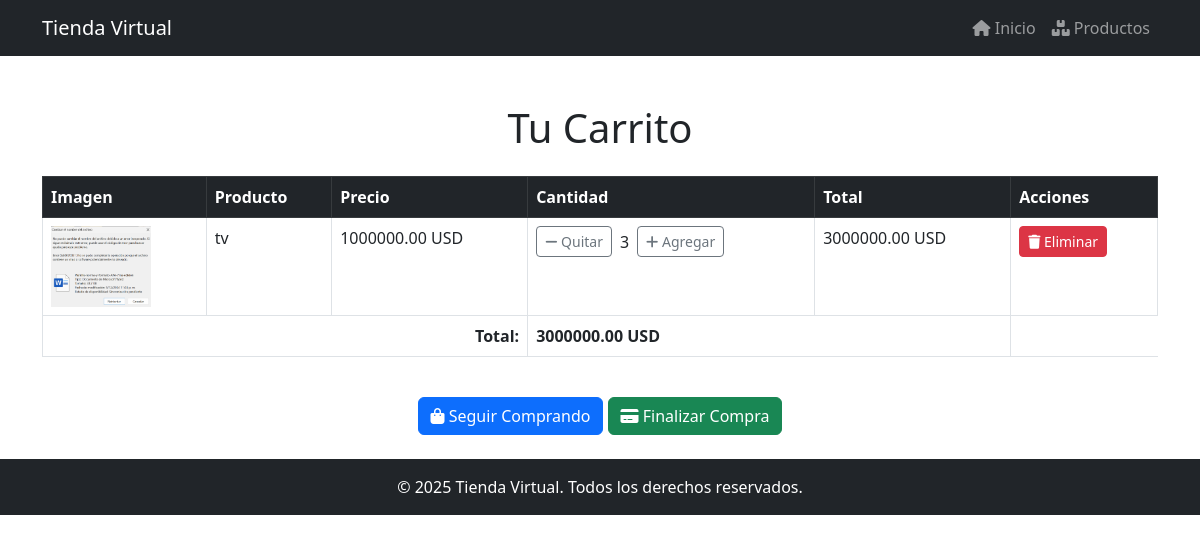
/carrito/ (signed in), run on an earlier commit of the app's database.
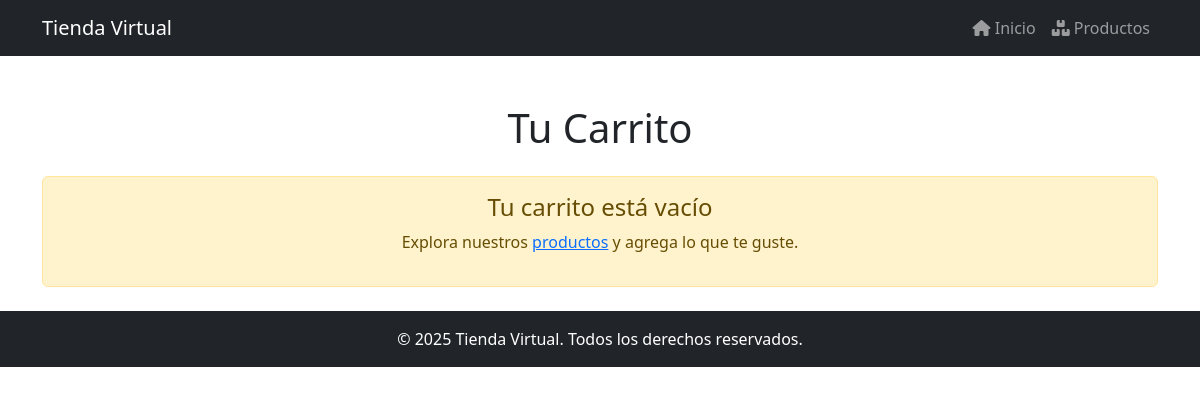
And on a later commit of the database.
### cuentas/models.py (models this page shows, shortened)
class CarritoItem(models.Model):
    usuario = models.ForeignKey(User, on_delete=models.CASCADE)
    producto = models.ForeignKey(Producto, on_delete=models.CASCADE)
    cantidad = models.PositiveIntegerField(default=1)
    def total_precio(self):
        return self.producto.precio * self.cantidad

class Producto(models.Model):
    nombre = models.CharField(max_length=200)
    descripcion = models.TextField()
    precio = models.DecimalField(max_digits=10, decimal_places=2)
    cantidad_stock = models.PositiveIntegerField()
    imagen = models.ImageField(upload_to='productos/')
    especificaciones = models.TextField()

### cuentas/views.py (the view)
# urls.py: path('carrito/', views.carrito, name='carrito'),
def carrito(request):
    if not request.user.is_authenticated:
        messages.error(request, "Debes iniciar sesión para ver tu carrito.")
        return redirect('inicio_sesion')
    carrito_items = CarritoItem.objects.filter(usuario=request.user)
    total = sum(item.total_precio() for item in carrito_items)
    if not carrito_items:
        messages.info(request, "Tu carrito está vacío.")
    return render(request, 'cuentas/carrito.html', {'carrito_items': carrito_items, 'total': total})

### cuentas/templates/cuentas/carrito.html (shortened to what the changed rows need)
<!DOCTYPE html>
<html lang="es">
<head>
    <link href="https://cdn.jsdelivr.net/npm/bootstrap@5.3.0-alpha1/dist/css/bootstrap.min.css" rel="stylesheet">
    <link rel="stylesheet" href="https://cdnjs.cloudflare.com/ajax/libs/font-awesome/6.0.0-beta3/css/all.min.css">
</head>
<body>
    <div class="container mt-5">
        <h1 class="text-center mb-4">Tu Carrito</h1>
        {% if carrito_items %}
        <div class="table-responsive">
            <table class="table table-bordered">
                <thead class="table-dark">
                    <tr>
                        <th>Imagen</th>
                        <th>Producto</th>
                        <th>Precio</th>
                        <th>Cantidad</th>
                        <th>Total</th>
                        <th>Acciones</th>
                    </tr>
                </thead>
                <tbody>
                    {% for item in carrito_items %}
                    <tr>
                        <td>
                            <img src="{{ item.producto.imagen.url }}" alt="{{ item.producto.nombre }}" width="100">
                        </td>
                        <td>{{ item.producto.nombre }}</td>
                        <td>{{ item.producto.precio|floatformat:2 }} USD</td>
                        <td>
                            <div class="d-flex align-items-center">
                                <a href="{% url 'reducir_cantidad' item.id %}" class="btn btn-sm btn-outline-secondary me-2">
                                    <i class="fas fa-minus"></i> Quitar
                                </a>
                                {{ item.cantidad }}
                                <a href="{% url 'agregar_al_carrito' item.producto.id %}" class="btn btn-sm btn-outline-secondary ms-2">
                                    <i class="fas fa-plus"></i> Agregar
                                </a>
                            </div>
                        </td>
                        <td>{{ item.total_precio|floatformat:2 }} USD</td>
                        <td>
                            <a href="{% url 'eliminar_del_carrito' item.id %}" class="btn btn-danger btn-sm">
                                <i class="fas fa-trash"></i> Eliminar
                            </a>
                        </td>
                    </tr>
                    {% endfor %}
                </tbody>
                <tfoot>
                    <tr>
                        <td colspan="3" class="text-end"><strong>Total:</strong></td>
                        <td colspan="2"><strong>{{ total|floatformat:2 }} USD</strong></td>
                    </tr>
                </tfoot>
            </table>
        </div>
        <div class="text-center mt-4">
            <a href="{% url 'productos' %}" class="btn btn-primary">
                <i class="fas fa-shopping-bag"></i> Seguir Comprando
            </a>
            <a href="{% url 'finalizar_compra' %}" class="btn btn-success">
                <i class="fas fa-credit-card"></i> Finalizar Compra
            </a>
        </div>
        {% else %}
        <div class="alert alert-warning text-center">
            <h4>Tu carrito está vacío</h4>
            <p>Explora nuestros <a href="{% url 'productos' %}">productos</a> y agrega lo que te guste.</p>
        </div>
        {% endif %}
    </div>
</body>
</html>

What changed in the data, as far as the page shows it:
removed CarritoItem: producto.imagen (picture), producto.nombre "tv", producto.precio "1000000.00", cantidad "3", total_precio "3000000.00"
Also different on the page:
{{ total|floatformat:2 }}: "3000000.00" → (not shown)
text no longer shown: "Imagen Producto Precio Cantidad Total Acciones Total: USD Seguir Comprando Finalizar Compra"
text now shown: "Tu carrito está vacío Explora nuestros productos y agrega lo que te guste."
